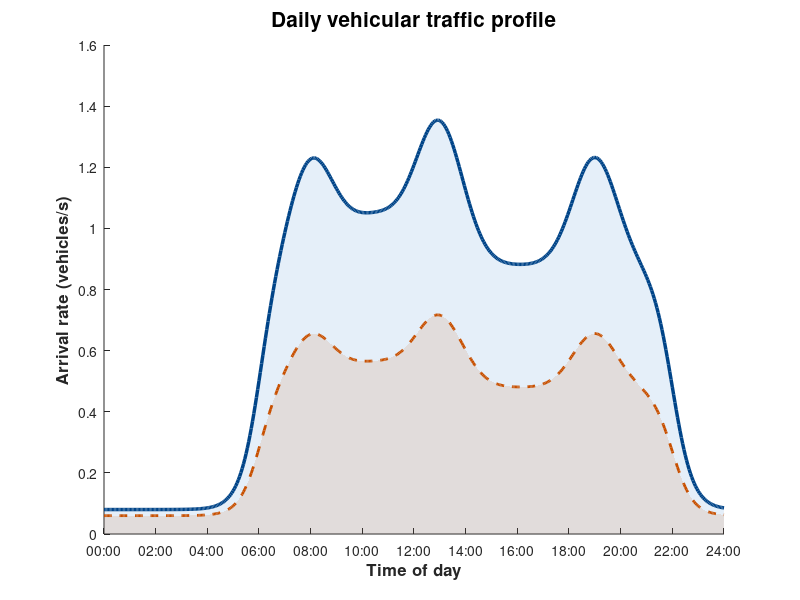

MATLAB code to generate this figure: (Note: this script raises an error after producing the figure.)
clear; close all; clc;

hours = 0:0.05:24;
gauss   = @(x,mu,sig,amp) amp * exp(-((x-mu).^2)./(2*sig^2));
sigmoid = @(x,center,w)   1./(1 + exp(-(x-center)/w));

% --- day/night (transition at 06:00 and 22:00) ---
% Night (22:00-06:00): p_arr = 0.02/lane
% Quiet day:           p_arr S12=0.22, S3=0.24
day_S12 = 0.02*4 + (0.22-0.02)*4 .* (sigmoid(hours,6,0.4) - sigmoid(hours,22,0.4));
day_S3  = 0.03*2 + (0.24-0.03)*2 .* (sigmoid(hours,6,0.4) - sigmoid(hours,22,0.4));

S12 = day_S12 ...
    + gauss(hours, 8.0,  0.85, (0.30-0.22)*4) ...
    + gauss(hours, 10.5, 1.4,  (0.26-0.22)*4) ...
    + gauss(hours, 13.0, 0.9,  (0.33-0.22)*4) ...
    + gauss(hours, 19.0, 0.85, 0.3525);

S3 = day_S3 ...
    + gauss(hours, 8.0,  0.85, (0.32-0.24)*2) ...
    + gauss(hours, 10.5, 1.4,  (0.28-0.24)*2) ...
    + gauss(hours, 13.0, 0.9,  (0.35-0.24)*2) ...
    + gauss(hours, 19.0, 0.85, 0.1762);

S12 = max(S12, 0);
S3  = max(S3,  0);

blue   = [0  68 136]/255;
orange = [200 80  0]/255;

figure('Color','w','Position',[100 100 1000 480]);
hold on;

area(hours, S12, 'FaceColor', [0 100 200]/255, 'FaceAlpha', 0.10, 'EdgeColor','none', 'HandleVisibility','off');
area(hours, S3,  'FaceColor', orange,          'FaceAlpha', 0.12, 'EdgeColor','none', 'HandleVisibility','off');

plot(hours, S12, 'Color', blue,   'LineWidth', 2.5, 'DisplayName','S1/S2 (Via Catania – 4 lanes)');
plot(hours, S3,  'Color', orange, 'LineWidth', 2.0, 'LineStyle','--', 'DisplayName','S3 (Via Calabria – 2 lanes)');

xlim([0 24]); ylim([0 1.6]);
xticks(0:2:24);
xticklabels({'00:00','02:00','04:00','06:00','08:00','10:00','12:00', ...
             '14:00','16:00','18:00','20:00','22:00','24:00'});
yticks(0:0.2:1.6);

xlabel('Time of day','FontSize',12,'FontWeight','bold');
ylabel('Arrival rate (vehicles/s)','FontSize',12,'FontWeight','bold');
title('Daily vehicular traffic profile','FontSize',15,'FontWeight','bold');

ax = gca; ax.XGrid='on'; ax.YGrid='on';
ax.GridLineStyle='--'; ax.GridAlpha=0.35; ax.FontSize=11;

yline(0.22*4, ':', 'Color', blue,   'LineWidth',1.0, 'Alpha',0.5, 'HandleVisibility','off');
yline(0.24*2, ':', 'Color', orange, 'LineWidth',1.0, 'Alpha',0.5, 'HandleVisibility','off');

xregion(0,  6,  'FaceColor',[0.85 0.85 0.95],'FaceAlpha',0.25,'EdgeColor','none', 'HandleVisibility','off');
xregion(22, 24, 'FaceColor',[0.85 0.85 0.95],'FaceAlpha',0.25,'EdgeColor','none', 'HandleVisibility','off');

text(3.0,  1.50, '{\it Nighttime}', 'FontSize',8.5, ...
    'Color',[0.4 0.4 0.6],'HorizontalAlignment','center');
text(23.0, 1.50, '{\it Nighttime}', 'FontSize',8.5, ...
    'Color',[0.4 0.4 0.6],'HorizontalAlignment','center');

legend('Location','south','FontSize',10,'Box','on');

% --- LABELS ---
y_top = 1.50;

text(8.0,  y_top, {'{\bf Morning Peak}','{\it 07:00–09:00}'}, ...
    'FontSize',9,'HorizontalAlignment','center', ...
    'BackgroundColor','white','EdgeColor',[0.7 0.7 0.7],'Margin',3);

text(10.3, 1.23, {'{\it Off-Peak}','{\it 09:00–12:00}'}, ...
    'FontSize',9,'Color',[0.45 0.45 0.45],'HorizontalAlignment','center', ...
    'BackgroundColor','white','EdgeColor',[0.8 0.8 0.8],'Margin',3);

text(16, 1.17, {'{\it Off-Peak}','{\it 14:00–18:00}'}, ...
    'FontSize',9,'Color',[0.45 0.45 0.45],'HorizontalAlignment','center', ...
    'BackgroundColor','white','EdgeColor',[0.8 0.8 0.8],'Margin',3);

text(13.0, y_top, {'{\bf Maximum Peak}','{\it 12:00–14:00}'}, ...
    'FontSize',9.5,'Color',[0.55 0 0],'HorizontalAlignment','center', ...
    'BackgroundColor','white','EdgeColor',[0.85 0.6 0.6],'Margin',3);

text(19.0, y_top, {'{\bf Evening Peak}','{\it 18:00–20:00}'}, ...
    'FontSize',9,'HorizontalAlignment','center', ...
    'BackgroundColor','white','EdgeColor',[0.7 0.7 0.7],'Margin',3);

exportgraphics(gcf,'traffic_profile.png','Resolution',300);
